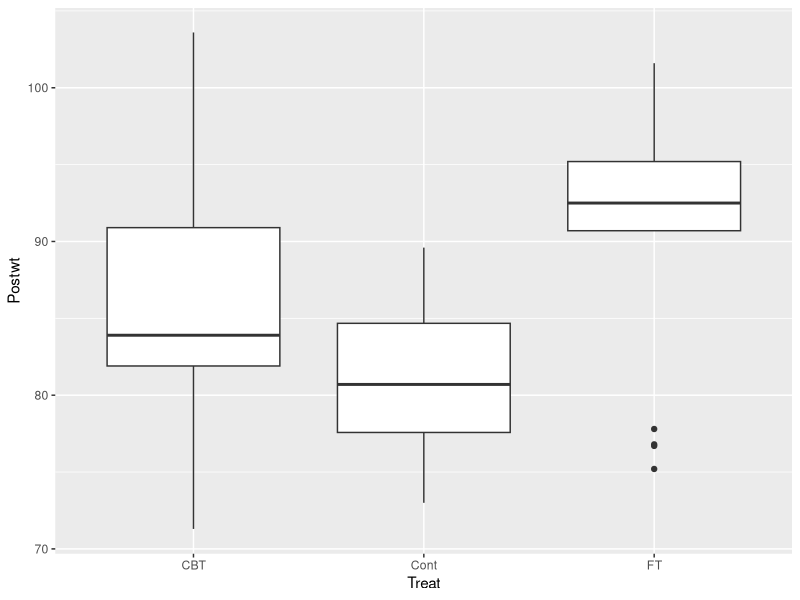
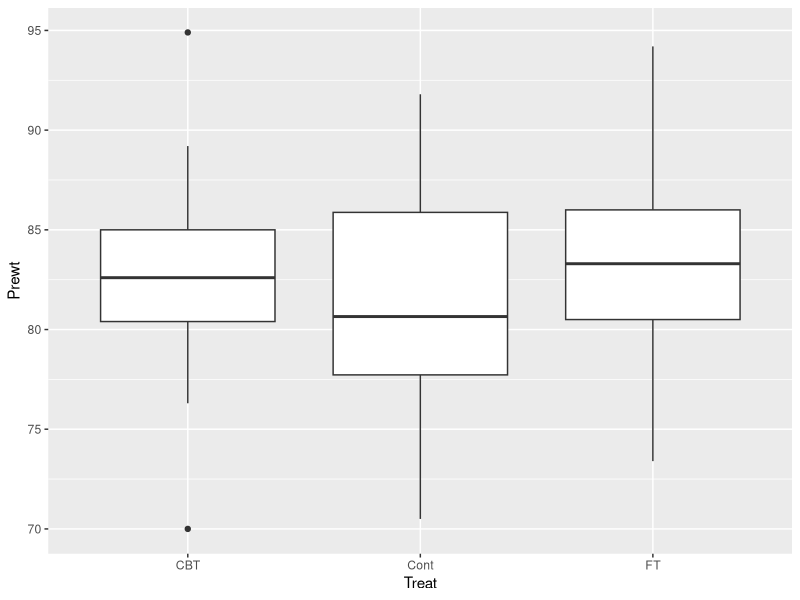
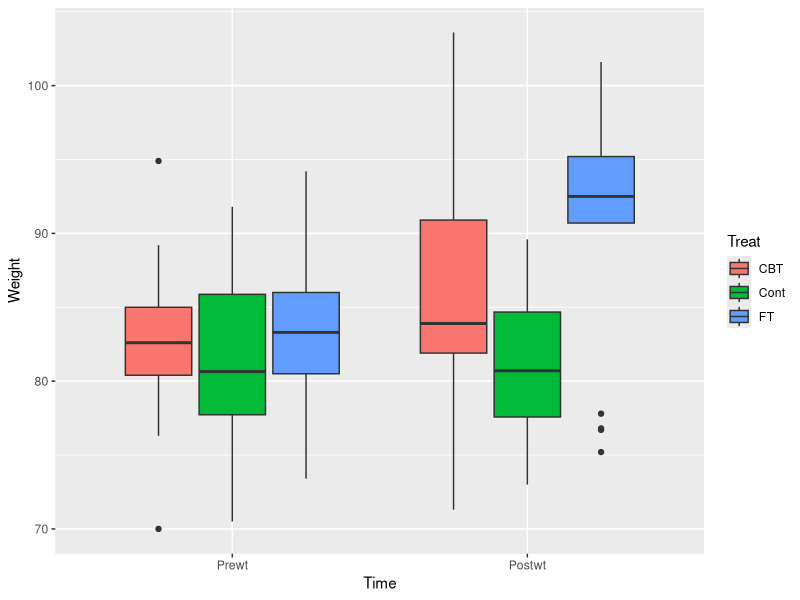

Here is the R script that generated these plots, in order:
### Stats with R Exercise sheet 5

##########################
# ANOVA
##########################

## This exercise sheet contains the exercises that you will need to complete and 
## submit by 23:55 on Saturday, December 9. Write the code below the questions. 
## If you need to provide a written answer, comment this out using a hashtag (#). 
## Submit your homework via cms

## Please write below your (and your teammates) name, matriculation number. 
## Name: Yana Veitsman
## Matriculation number: 7054842
## Name: Anthony Dsouza
## Matriculation number: 7053485
## Name: Tyler Lee
## Matriculation number: 7054832

###########################################################################################



#################################
### Exercise 1: One-way ANOVA
#################################

library(ggplot2)
library(dplyr)
library(MASS)
library(car)
library(tidyr)

## This time we will be working with the "anorexia" data frame (package 'MASS') 

## This is a data set of a clinical study with 3 conditions: Two groups received an active treatment,
## while the control group did not receive treatment. The study population is anorexia patients
## and the recorded response is the weight before the study and the weight after the study for
## for each patient.


## a) Load the dataset, store it into a variable called "data", and briefly inspect it. 
## Feel free to make some plots and calculate some statistics in order to understand 
## the data.

data <- anorexia

## b) In a first step, we will concentrate on the dependent variable Postwt and
##  Treat as the predictor variable (we will assume that the weight before treatment is comparable between groups). 
##  Please formulate a sensible research hypothesis.

#### Treatment (CBT or FT ) has an effect on post-treatment weight. 
#### Null hypothesis: Treatment does not have an effect on post-treatment
#### weight.

## c) Build a boxplot of Postwt depending on "Treat". Please use ggplot here and below!

ggplot(data, aes(x=Treat,y=Postwt)) +
  geom_boxplot()

## d) Looking at the boxplots, is there a difference between the weight between the
##  3 treatment groups?

#### Yes, in comparison to the control group, the mean post-treatment weight is
#### modestly higher for those who underwent CTB and much higher for those who
#### underwent FT.

## e) Now we are ready to perform 1-way ANOVA: please use the function aov() on 
## Postwt depending on Treat and assign the result to aov1way

aov1way <- aov(formula = Postwt ~ Treat, data=data)

## f) Look at the summary of aov1way

summary(aov1way)

## g) State your conclusion

#### The F-value is 8.651 and the p-value is 0.000444 (significant), which 
#### indicates that treatment is associated with different post-treatment 
#### weights.

## h) Use paired.t.test in order to test which levels of Treat are actually different. Use
## "bonferroni" as the method of p-value adjustment.

pairwise.t.test(data$Postwt, data$Treat, p.adjust.method = 'bonferroni') 

## i) Bonferroni is known to be a conservative method: it preserves the nominal alpha level,
##  but lacks power to detect effects. An alternative is the "holm" method, which also
##  preserves the overall alpha level, but is less conservative. Try this method.

pairwise.t.test(data$Postwt, data$Treat, p.adjust.method = 'holm')

## j) State your conclusions.

#### Using Bonferroni, we find that only the difference between the control 
#### group and FT are significant (with alpha = 0.05). Using Holm, we find that
#### the differences between all pairs (i.e. between CBT and control, between
#### CBT and FT and between Cont and FT) are all significant (with alpha = 0.05).

##################################
### Exercise 2: 2-way ANOVA
##################################

## Above, we have only looked at post treatment weights. If the sample is big and
## patients were randomly assigned to treatment groups, this is fine to measure the
## success of the treatment as we can assume that weight before the treatment is 
## similar between groups.

## a) Create a graph to see whether prewt is similar between Treat groups.
ggplot(data, aes(x=Treat,y=Prewt)) +
  geom_boxplot()

## b) What is your conclusion?

#### Given the control group, the mean pre-treatment weight is
#### only slightly more that in the groups that later received CBT and FT,
### so the difference is negligible. 

## Next, we will transform the data set, such that we have one variable combining
## both Prewt and Postwt values and an additional factor coding for Time. This will allow us
## to directly address the change in weight under different treatments in a factorial
## ANOVA.
## Please run the following command.

data_long = anorexia%>% pivot_longer(c(Postwt,Prewt), names_to = "Time", values_to = "Weight") %>%
  mutate(Time = factor(Time, levels=c("Prewt","Postwt")))
summary(data_long)

## c) Plot boxplots for the distribution of `Weight` for each of the `Time` 
## values for data_long. Build 3 plots (each containing 2 boxplots) side by side depending on the 
## `Treat` variable.

ggplot(data_long, aes(x=Time,y=Weight, fill=Treat)) +
  geom_boxplot()

## d) Describe the pattern you observe in c)

### The mean of the weight is not significantly different between the three groups
### in the first boxplot that plots the pre-treatment weight.
### However, the mean weight in the case of the post-treatment measurements
### is significantly more in the case of the group that received FT, the CBT
### group's weight increase is not significant, and the control group's weight
### hasn't changed.

## e) build a two-way ANOVA including Time and Treat as predictors and their interaction
##  and assign it to aov2way.

aov2way <- aov(formula=Weight ~ Time * Treat, data = data_long)
summary(aov2way)

## f) Report your results in line with the research question.

#### The F-value for Time:Treat is 3.828 and the p-value is 0.024097. this indicates that with 
#### an alpha level of 0.05, we can reject the null hypothesis because at least
#### one of the groups has a significantly different mean from the others.

## g) In order to evaluate the interaction, we will use pairwise tests again. The
## function, we are going to use here is TukeyHSD. Please call the function on the 
##  two-way anova

tukey_hsd <- TukeyHSD(aov2way, "Time:Treat")

## h) The interaction between Time and Treat produces 15 (!) different comparisons,
##  but not all of them are meaningful to us. Please select three comparisons to report, 
##  which conceptually make most sense! Explain your choice!

### Conceptually, the combinations of Prewt/Postwt:TreamentOption-Cont with the
### biggest difference in mean would make the most sense to report on given
### the null hypothesis.

top_diffs <- as.data.frame(tukey_hsd$`Time:Treat`[, c("diff", "lwr", "upr", "p adj")])
top_diffs <- top_diffs[order(top_diffs$diff, decreasing = TRUE), ][1:3, ]
top_diffs

#################################################
### Exercise 3: independence assumption
#################################################

## The two-way ANOVA above violates the independence assumption.
##  a) Explain why.

### The two-way ANOVA from above violates the independence assumption because 
### we are measuring the differences in weights over time, so it is likely
### that there will be correlations between the pre-treatment and post-treatment
### weights within each one of the treatment options groups.So there is interaction
### between the factors.

##  b) Can you think of a way to conduct an ANOVA on this dataset without violating
##  the independence assumption, but taking into account differences between groups 
##  prior to treatment?

### We can include the interaction factor into account and conduct the test that way.
